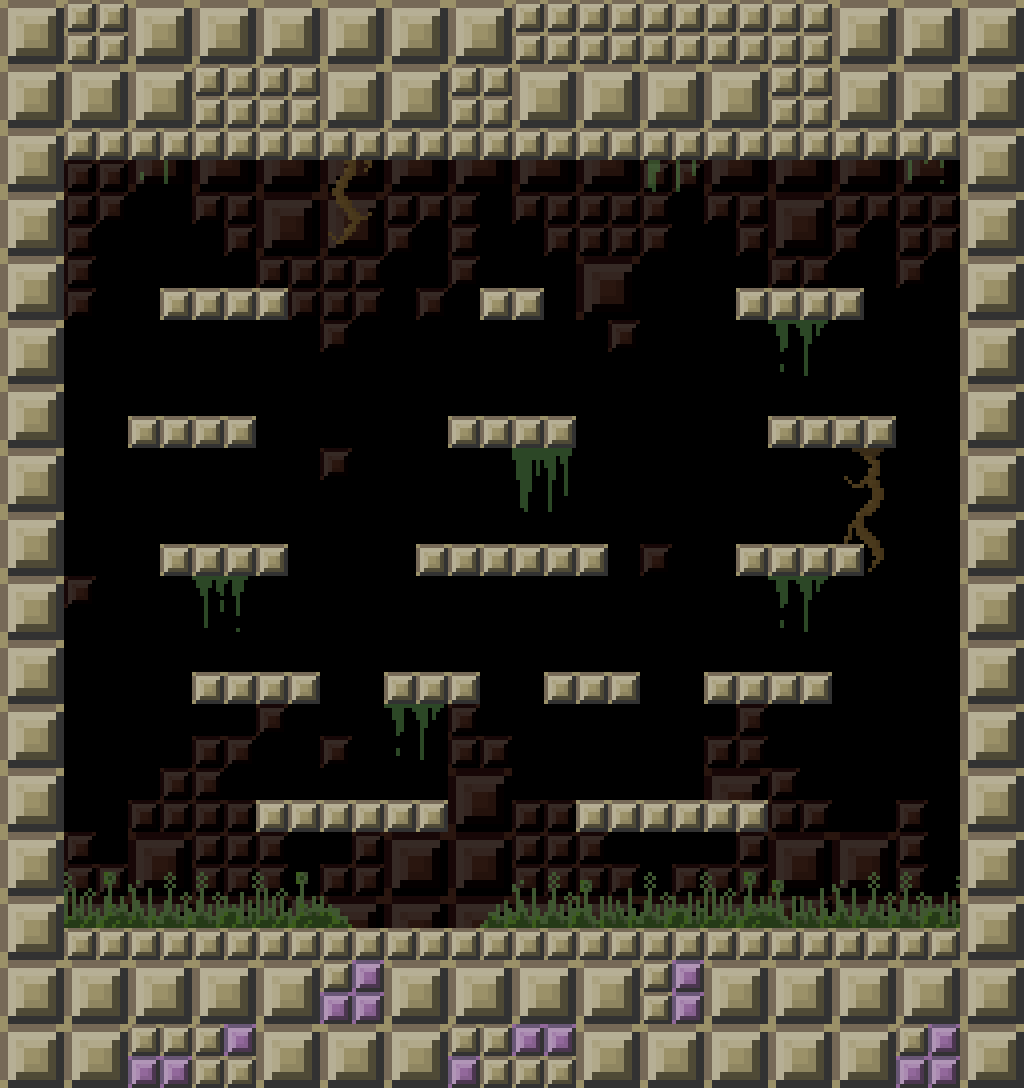

This is a level from a 2D game, rendered from its Tiled map with the project's own tilesets. A one-line summary and the map file follow, with tile-layer data summarised:
An orthogonal 16x17 tile map with 64x64 px tiles, 3 tile layers (background, detail, Blocks), 2 tilesets and 25 objects (15x Platform, 4x Solid, 3x whirlybob, 2x clocksy, Crate).

<map version="1.0" tiledversion="1.0.2" orientation="orthogonal" renderorder="left-down" width="16" height="17" tilewidth="64" tileheight="64" nextobjectid="66">
 <properties>
  <property name="colour_quad" type="int" value="0" />
  <property name="round_time" type="float" value="25" />
 </properties>
 <tileset firstgid="1" name="large" tilewidth="64" tileheight="64" tilecount="112" columns="14">
  <image source="../images/block.png" width="896" height="512" />
 </tileset>
 <tileset firstgid="113" name="block_background" tilewidth="64" tileheight="64" tilecount="42" columns="6">
  <image source="../images/block_background.png" width="384" height="448" />
 </tileset>
 <layer name="background" width="16" height="17">
  <data>[272 cells, 144 non-empty, 15 distinct tile ids]</data>
 </layer>
 <layer name="detail" width="16" height="17">
  <data>[272 cells, 36 non-empty, 17 distinct tile ids]</data>
 </layer>
 <layer name="Blocks" width="16" height="17">
  <data>[272 cells, 107 non-empty, 11 distinct tile ids]</data>
 </layer>
 <objectgroup color="#00aa00" name="geometry" visible="0">
  <object id="3" type="Solid" x="64" y="0" width="896" height="160" />
  <object id="7" type="Solid" x="64" y="928" width="896" height="112" />
  <object id="8" type="Solid" x="960" y="128" width="64" height="832" />
  <object id="9" type="Solid" x="0" y="128" width="64" height="832" />
  <object id="51" type="Platform" x="480" y="288" width="64" height="32" />
  <object id="50" type="Platform" x="160" y="288" width="128" height="32" />
  <object id="53" type="Platform" x="128" y="416" width="128" height="32" />
  <object id="64" type="Platform" x="576" y="800" width="192" height="32" />
  <object id="62" type="Platform" x="720" y="672" width="112" height="32" />
  <object id="63" type="Platform" x="256" y="800" width="192" height="32" />
  <object id="60" type="Platform" x="384" y="672" width="80" height="32" />
  <object id="56" type="Platform" x="160" y="544" width="128" height="32" />
  <object id="61" type="Platform" x="560" y="672" width="80" height="32" />
  <object id="57" type="Platform" x="416" y="544" width="192" height="32" />
  <object id="58" type="Platform" x="736" y="544" width="128" height="32" />
  <object id="52" type="Platform" x="736" y="288" width="128" height="32" />
  <object id="55" type="Platform" x="768" y="416" width="128" height="32" />
  <object id="54" type="Platform" x="448" y="416" width="128" height="32" />
  <object id="59" type="Platform" x="192" y="672" width="112" height="32" />
  <object id="65" type="Crate" gid="2" x="480" y="528" width="64" height="64" />
 </objectgroup>
 <objectgroup name="Spawn">
  <object id="28" name="whirlybob" x="224" y="224" width="16" height="16" />
  <object id="30" name="whirlybob" x="800" y="224" width="16" height="16" />
  <object id="35" name="clocksy" x="224" y="480" width="16" height="16" />
  <object id="36" name="clocksy" x="800" y="480" width="16" height="16" />
  <object id="49" name="whirlybob" x="512" y="608" width="16" height="16" />
 </objectgroup>
</map>
